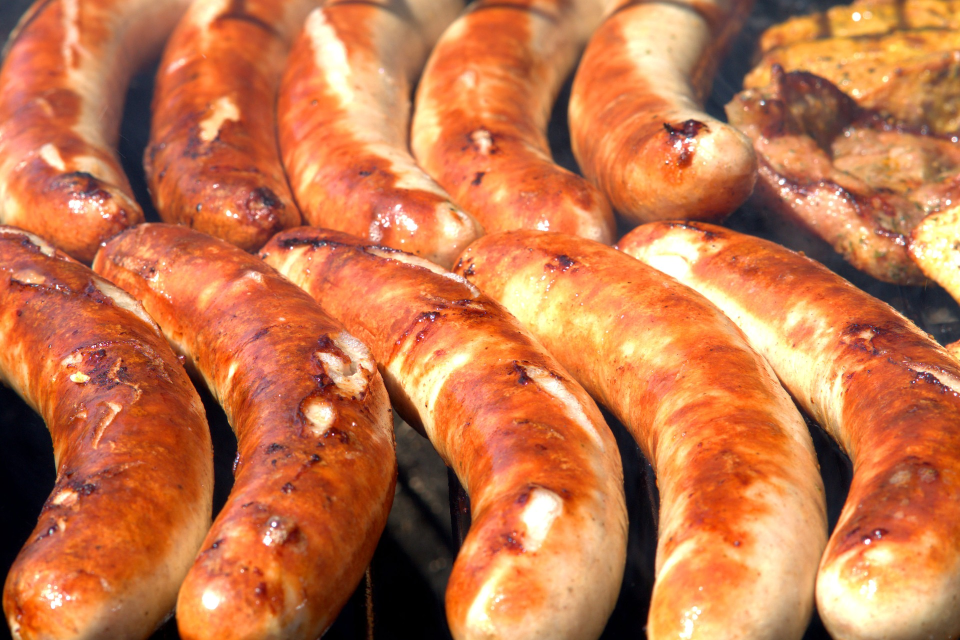
#> input picture python_opencv/images/sausages.jpg, 1920 x 1280 px, found by its file name (shown at 1/2 size)
$ python split_merge_0331.py
#> lines starting #> are read from the running program, lines starting #| are printed output that depends on the picture
import cv2
import numpy as np

img_src = cv2.imread('images/sausages.jpg',cv2.IMREAD_COLOR)
#> img_src is the input picture: shape (1280, 1920, 3); mean B, G, R 74.6, 118.1, 197.9
img_src = cv2.pyrDown(img_src)
#> img_src: shape (640, 960, 3)
h,w = img_src.shape[:2]
#> h = 640; w = 960
print('h:',h,'w:',w)
#| h: 640 w: 960

# 빈 이미지 생성
# np.zeros((세로,가로,채널), 데이터 타입(8비트 0~255 : np.uint8)) unsigned int
zero = np.zeros((h, w, 1), dtype = np.uint8)

# 이미지(bgr)를 3개의 채널로 분리(b,g,r)
img_b, img_g, img_r = cv2.split(img_src)
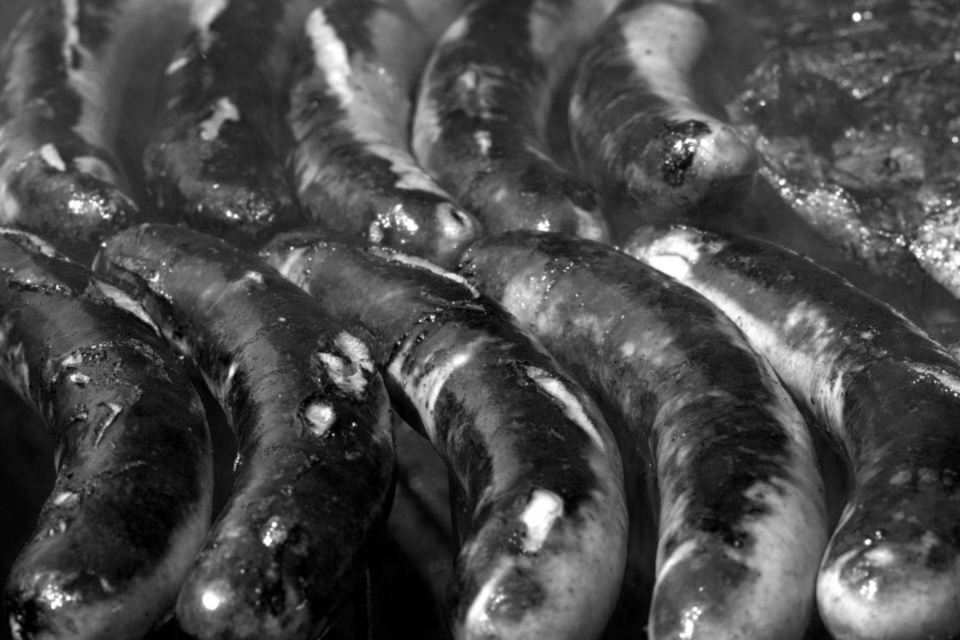
#> img_b: shape (640, 960); min 0, max 255, mean 74.6
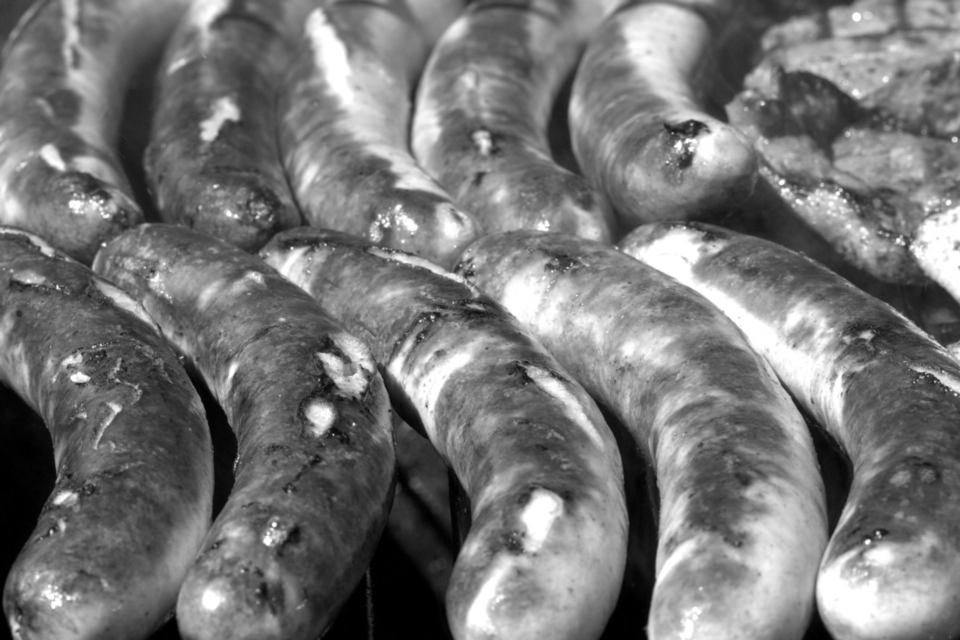
#> img_g: shape (640, 960); min 0, max 255, mean 118.1
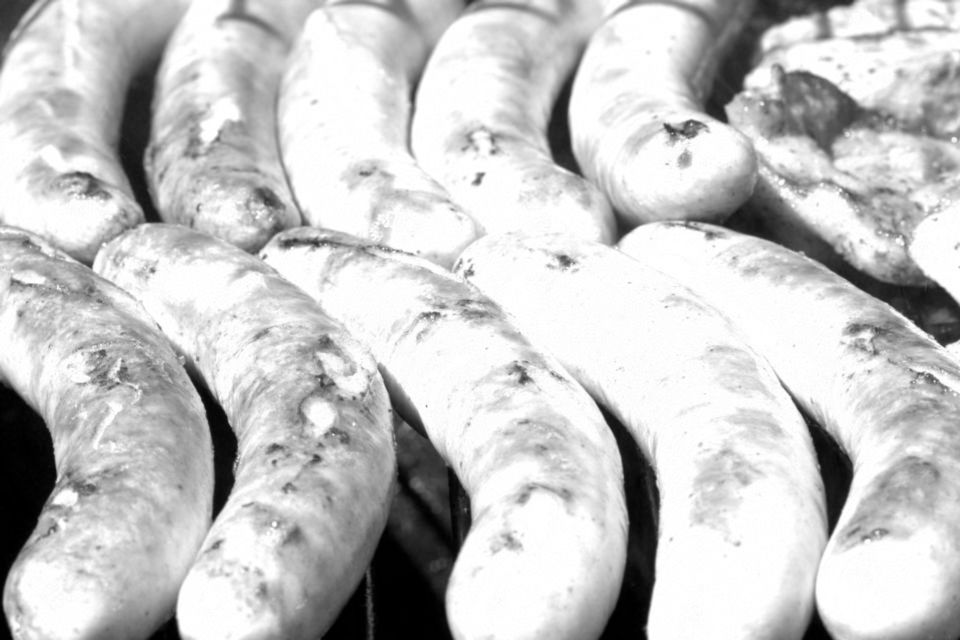
#> img_r: shape (640, 960); min 0, max 255, mean 197.9

# 분리된 이미지 채널을 3개 합쳐서 컬러로 만들 수 있다.
# img_merge = cv2.merge((img_b, img_g,img_r))

img_merge_b = cv2.merge((img_b,zero,zero))
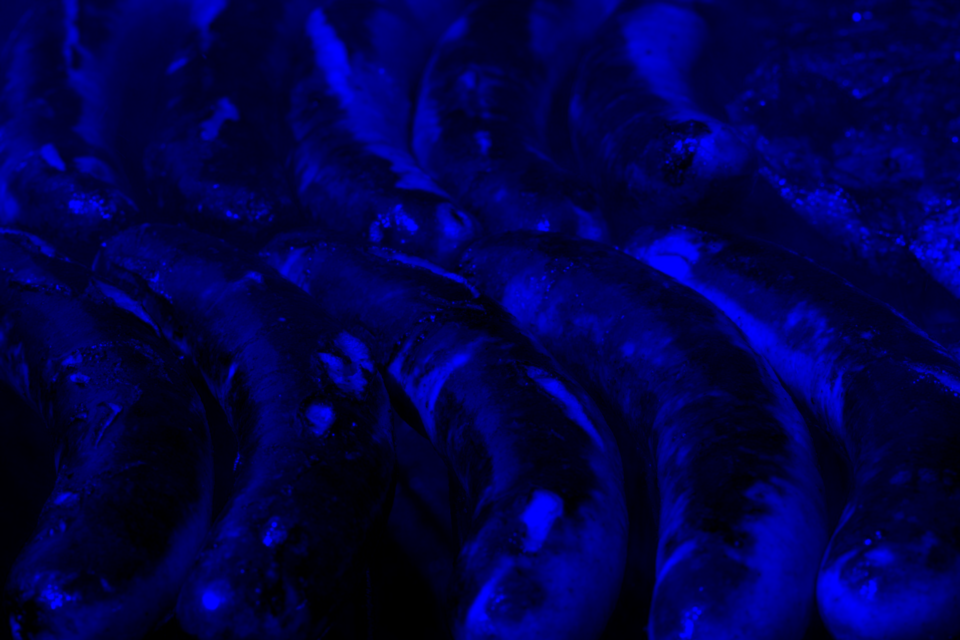
#> img_merge_b: shape (640, 960, 3); mean of channels 0, 1, 2 74.6, 0, 0; drawn as B, G, R
img_merge_g = cv2.merge((zero,img_g,zero))
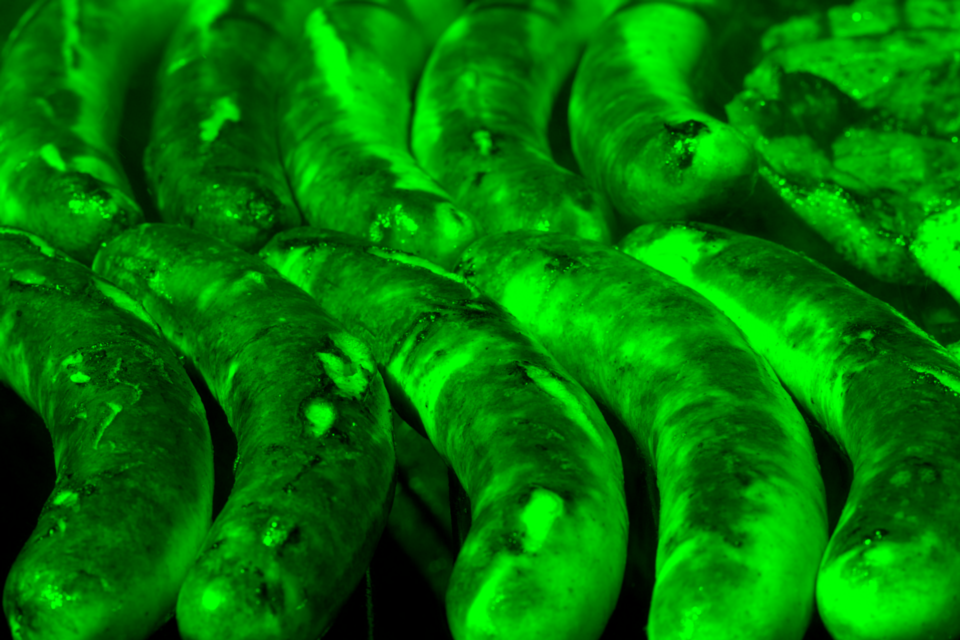
#> img_merge_g: shape (640, 960, 3); mean of channels 0, 1, 2 0, 118.1, 0; drawn as B, G, R
img_merge_r = cv2.merge((zero,zero,img_r))
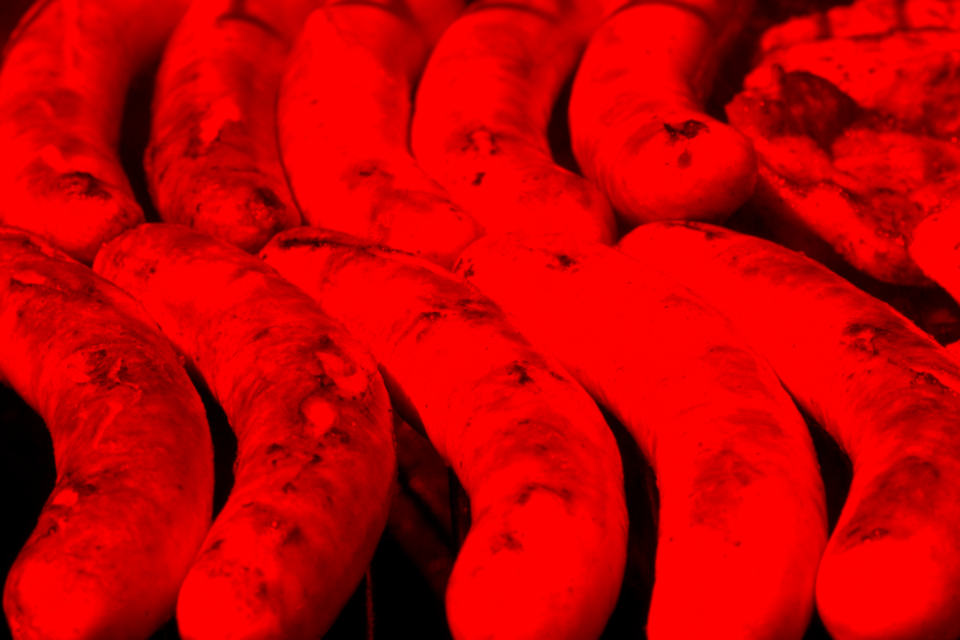
#> img_merge_r: shape (640, 960, 3); mean of channels 0, 1, 2 0, 0, 197.9; drawn as B, G, R
img_merge_bg = cv2.merge((img_b,img_g,zero))
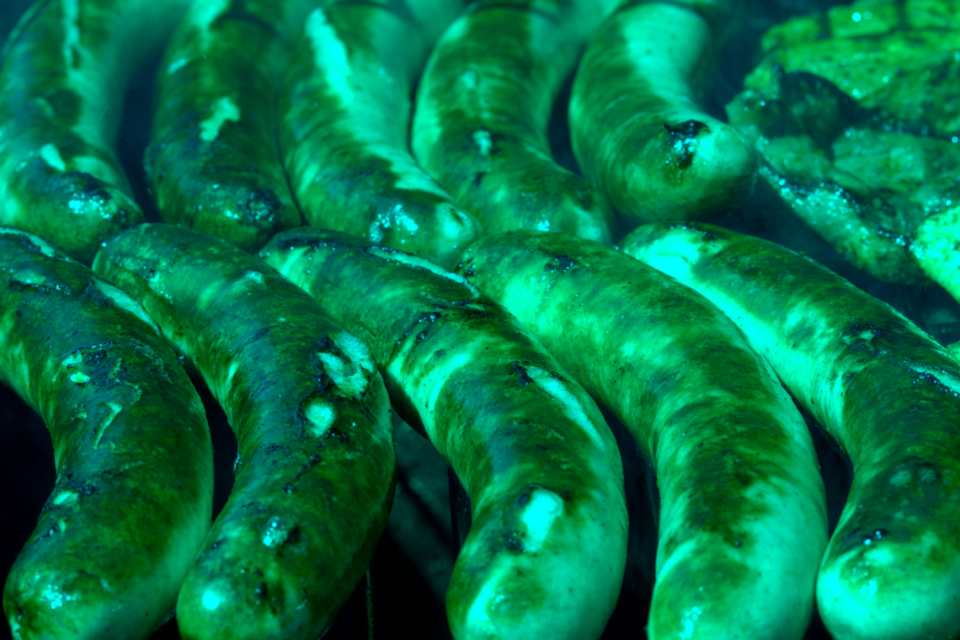
#> img_merge_bg: shape (640, 960, 3); mean of channels 0, 1, 2 74.6, 118.1, 0; drawn as B, G, R


cv2.imshow('color',img_src)
cv2.imshow('b',img_b)
cv2.imshow('g',img_g)
cv2.imshow('r',img_r)
# cv2.imshow('merge',img_merge)
cv2.imshow('merge-b',img_merge_b)
cv2.imshow('merge-g',img_merge_g)
cv2.imshow('merge-r',img_merge_r)
cv2.imshow('merge-bg',img_merge_bg)

cv2.waitKey()
cv2.destroyAllWindows()

$ run again, with python_opencv/images/apple.jpg copied over python_opencv/images/sausages.jpg
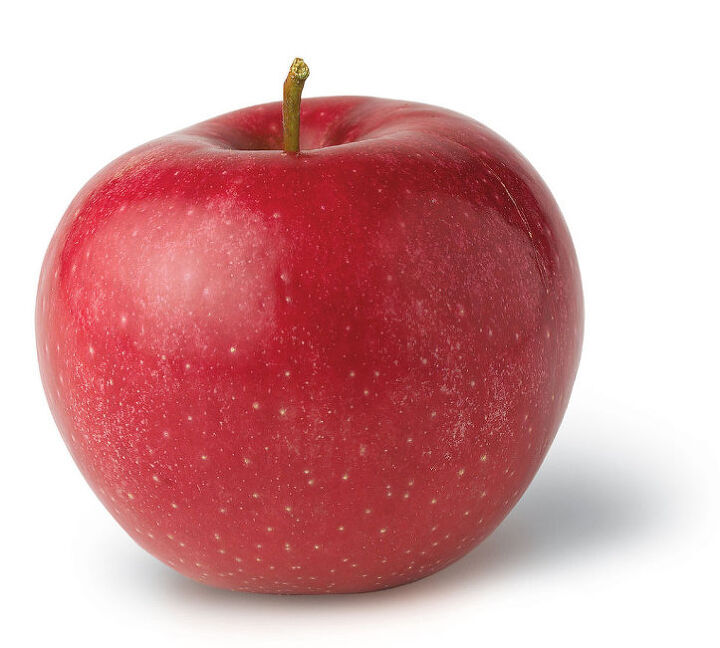
#> input picture python_opencv/images/apple.jpg, 720 x 648 px, found by its file name
#> img_src is the input picture: shape (648, 720, 3); mean B, G, R 163.8, 161.5, 213.9
#> img_src: shape (324, 360, 3)
#| h: 324 w: 360
#> `img_merge_r = cv2.merge((zero,zero,img_r))`:
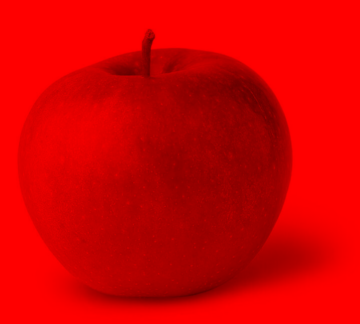
#> img_merge_r: shape (324, 360, 3); mean of channels 0, 1, 2 0, 0, 213.9; drawn as B, G, R
#> `img_merge_bg = cv2.merge((img_b,img_g,zero))`:
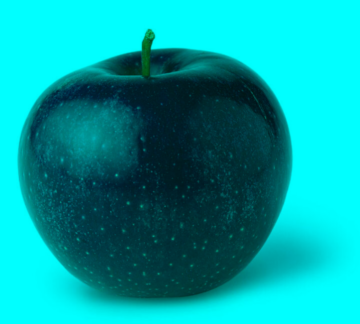
#> img_merge_bg: shape (324, 360, 3); mean of channels 0, 1, 2 163.8, 161.5, 0; drawn as B, G, R

$ run again, with python_opencv/images/bori.jpg copied over python_opencv/images/sausages.jpg
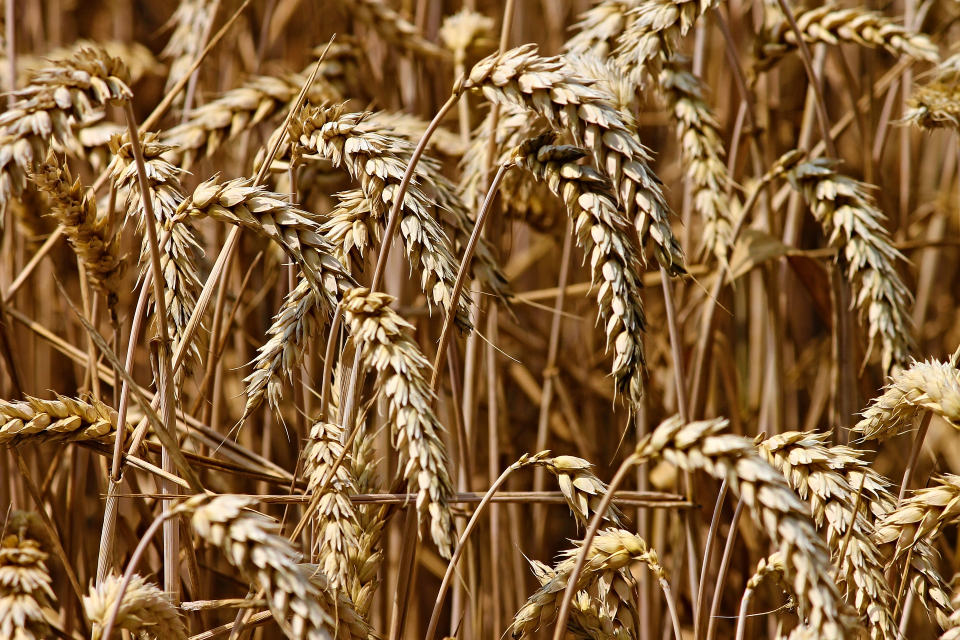
#> input picture python_opencv/images/bori.jpg, 1920 x 1280 px, found by its file name (shown at 1/2 size)
#> img_src is the input picture: shape (1280, 1920, 3); mean B, G, R 59.2, 99.1, 134.8
#> img_src: shape (640, 960, 3)
#| h: 640 w: 960
#> `img_merge_r = cv2.merge((zero,zero,img_r))`:
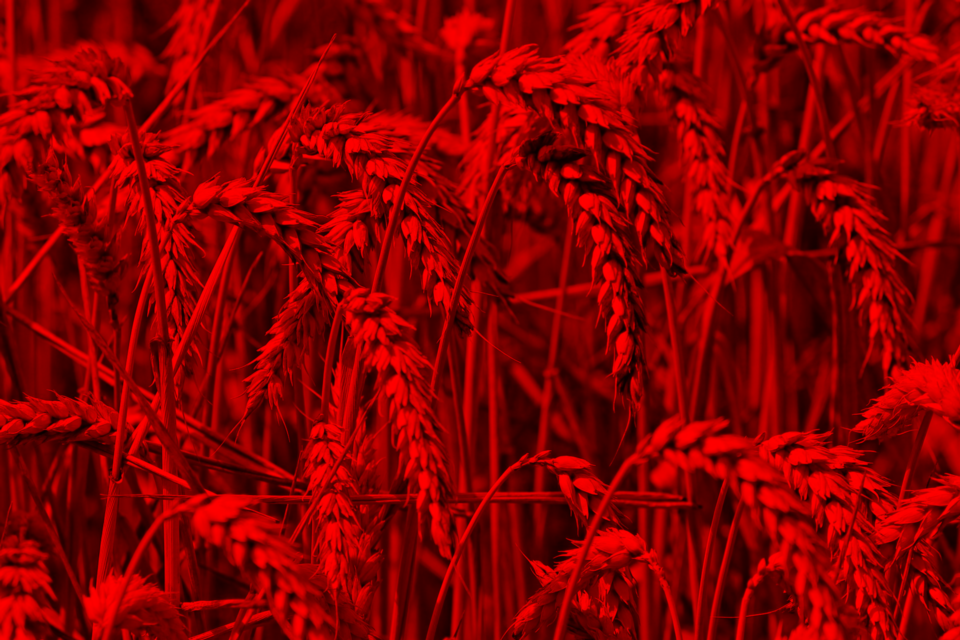
#> img_merge_r: shape (640, 960, 3); mean of channels 0, 1, 2 0, 0, 134.8; drawn as B, G, R
#> `img_merge_bg = cv2.merge((img_b,img_g,zero))`:
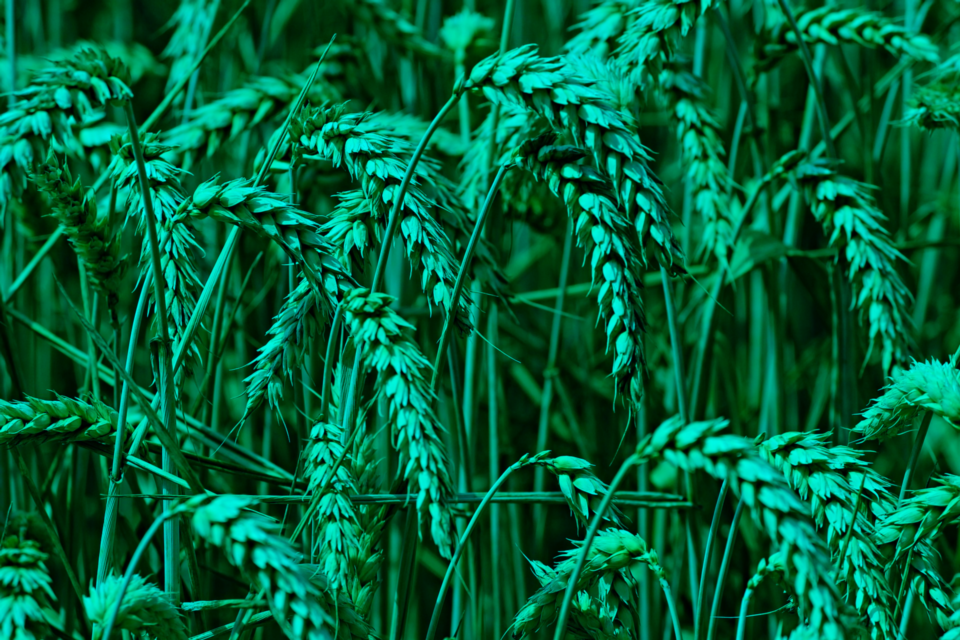
#> img_merge_bg: shape (640, 960, 3); mean of channels 0, 1, 2 59.2, 99.1, 0; drawn as B, G, R
